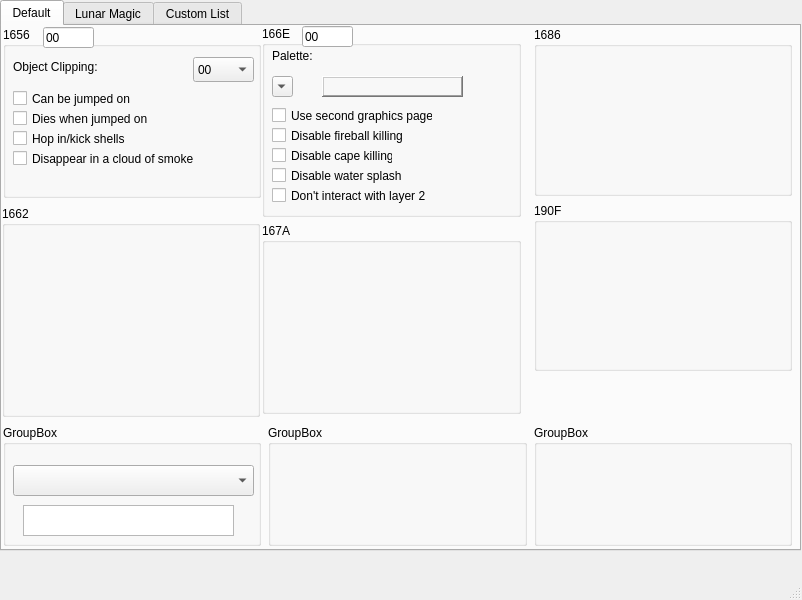
<?xml version="1.0" encoding="UTF-8"?>
<ui version="4.0">
 <class>CFGEditor</class>
 <widget class="QMainWindow" name="CFGEditor">
  <property name="geometry">
   <rect>
    <x>0</x>
    <y>0</y>
    <width>802</width>
    <height>600</height>
   </rect>
  </property>
  <property name="windowTitle">
   <string>CFGEditor</string>
  </property>
  <widget class="QWidget" name="centralwidget">
   <widget class="QTabWidget" name="tabChoice">
    <property name="geometry">
     <rect>
      <x>0</x>
      <y>0</y>
      <width>801</width>
      <height>551</height>
     </rect>
    </property>
    <property name="currentIndex">
     <number>0</number>
    </property>
    <widget class="QWidget" name="Default">
     <attribute name="title">
      <string>Default</string>
     </attribute>
     <widget class="QGroupBox" name="groupBox1686">
      <property name="geometry">
       <rect>
        <x>532</x>
        <y>1</y>
        <width>258</width>
        <height>169</height>
       </rect>
      </property>
      <property name="title">
       <string>1686</string>
      </property>
     </widget>
     <widget class="QGroupBox" name="groupBox_9">
      <property name="geometry">
       <rect>
        <x>532</x>
        <y>399</y>
        <width>258</width>
        <height>121</height>
       </rect>
      </property>
      <property name="title">
       <string>GroupBox</string>
      </property>
     </widget>
     <widget class="QGroupBox" name="groupBox166E">
      <property name="geometry">
       <rect>
        <x>260</x>
        <y>0</y>
        <width>259</width>
        <height>191</height>
       </rect>
      </property>
      <property name="title">
       <string>166E</string>
      </property>
      <widget class="QLineEdit" name="lineEdit166E">
       <property name="geometry">
        <rect>
         <x>40</x>
         <y>0</y>
         <width>51</width>
         <height>21</height>
        </rect>
       </property>
       <property name="text">
        <string>00</string>
       </property>
      </widget>
      <widget class="QCheckBox" name="checkBox166esecondpage">
       <property name="geometry">
        <rect>
         <x>10</x>
         <y>80</y>
         <width>161</width>
         <height>19</height>
        </rect>
       </property>
       <property name="text">
        <string>Use second graphics page</string>
       </property>
      </widget>
      <widget class="QCheckBox" name="checkBox166efireball">
       <property name="geometry">
        <rect>
         <x>10</x>
         <y>100</y>
         <width>131</width>
         <height>19</height>
        </rect>
       </property>
       <property name="text">
        <string>Disable fireball killing</string>
       </property>
      </widget>
      <widget class="QCheckBox" name="checkBox166ecape">
       <property name="geometry">
        <rect>
         <x>10</x>
         <y>120</y>
         <width>121</width>
         <height>19</height>
        </rect>
       </property>
       <property name="text">
        <string>Disable cape killing</string>
       </property>
      </widget>
      <widget class="QCheckBox" name="checkBox166esplash">
       <property name="geometry">
        <rect>
         <x>10</x>
         <y>140</y>
         <width>131</width>
         <height>19</height>
        </rect>
       </property>
       <property name="text">
        <string>Disable water splash</string>
       </property>
      </widget>
      <widget class="QCheckBox" name="checkBox166elay2">
       <property name="geometry">
        <rect>
         <x>10</x>
         <y>160</y>
         <width>161</width>
         <height>19</height>
        </rect>
       </property>
       <property name="text">
        <string>Don't interact with layer 2</string>
       </property>
      </widget>
      <widget class="QLabel" name="objClipLabel_2">
       <property name="geometry">
        <rect>
         <x>10</x>
         <y>20</y>
         <width>51</width>
         <height>21</height>
        </rect>
       </property>
       <property name="text">
        <string>&lt;html&gt;&lt;head/&gt;&lt;body&gt;&lt;p&gt;Palette:&lt;/p&gt;&lt;/body&gt;&lt;/html&gt;</string>
       </property>
      </widget>
      <widget class="QComboBox" name="paletteComboBox">
       <property name="geometry">
        <rect>
         <x>10</x>
         <y>50</y>
         <width>21</width>
         <height>21</height>
        </rect>
       </property>
       <property name="iconSize">
        <size>
         <width>16</width>
         <height>16</height>
        </size>
       </property>
       <property name="frame">
        <bool>true</bool>
       </property>
       <item>
        <property name="text">
         <string>8</string>
        </property>
       </item>
       <item>
        <property name="text">
         <string>9</string>
        </property>
       </item>
       <item>
        <property name="text">
         <string>A</string>
        </property>
       </item>
       <item>
        <property name="text">
         <string>B</string>
        </property>
       </item>
       <item>
        <property name="text">
         <string>C</string>
        </property>
       </item>
       <item>
        <property name="text">
         <string>D</string>
        </property>
       </item>
       <item>
        <property name="text">
         <string>E</string>
        </property>
       </item>
       <item>
        <property name="text">
         <string>F</string>
        </property>
       </item>
      </widget>
      <widget class="QLabel" name="label">
       <property name="geometry">
        <rect>
         <x>60</x>
         <y>50</y>
         <width>141</width>
         <height>21</height>
        </rect>
       </property>
       <property name="minimumSize">
        <size>
         <width>111</width>
         <height>16</height>
        </size>
       </property>
       <property name="frameShape">
        <enum>QFrame::WinPanel</enum>
       </property>
       <property name="frameShadow">
        <enum>QFrame::Raised</enum>
       </property>
       <property name="lineWidth">
        <number>1</number>
       </property>
       <property name="midLineWidth">
        <number>0</number>
       </property>
       <property name="alignment">
        <set>Qt::AlignCenter</set>
       </property>
       <property name="indent">
        <number>0</number>
       </property>
      </widget>
     </widget>
     <widget class="QGroupBox" name="groupBox190f">
      <property name="geometry">
       <rect>
        <x>532</x>
        <y>177</y>
        <width>258</width>
        <height>168</height>
       </rect>
      </property>
      <property name="title">
       <string>190F</string>
      </property>
     </widget>
     <widget class="QGroupBox" name="groupBox_8">
      <property name="geometry">
       <rect>
        <x>266</x>
        <y>399</y>
        <width>259</width>
        <height>121</height>
       </rect>
      </property>
      <property name="title">
       <string>GroupBox</string>
      </property>
     </widget>
     <widget class="QGroupBox" name="groupBox1656">
      <property name="geometry">
       <rect>
        <x>1</x>
        <y>1</y>
        <width>258</width>
        <height>171</height>
       </rect>
      </property>
      <property name="minimumSize">
       <size>
        <width>0</width>
        <height>169</height>
       </size>
      </property>
      <property name="title">
       <string>1656</string>
      </property>
      <widget class="QLabel" name="objClipLabel">
       <property name="geometry">
        <rect>
         <x>10</x>
         <y>30</y>
         <width>101</width>
         <height>20</height>
        </rect>
       </property>
       <property name="text">
        <string>&lt;html&gt;&lt;head/&gt;&lt;body&gt;&lt;p&gt;Object Clipping:&lt;/p&gt;&lt;/body&gt;&lt;/html&gt;</string>
       </property>
      </widget>
      <widget class="QComboBox" name="objClipCmbBox">
       <property name="geometry">
        <rect>
         <x>190</x>
         <y>30</y>
         <width>61</width>
         <height>25</height>
        </rect>
       </property>
       <item>
        <property name="text">
         <string>00</string>
        </property>
       </item>
       <item>
        <property name="text">
         <string>01</string>
        </property>
       </item>
       <item>
        <property name="text">
         <string>02</string>
        </property>
       </item>
       <item>
        <property name="text">
         <string>03</string>
        </property>
       </item>
       <item>
        <property name="text">
         <string>04</string>
        </property>
       </item>
       <item>
        <property name="text">
         <string>05</string>
        </property>
       </item>
       <item>
        <property name="text">
         <string>06</string>
        </property>
       </item>
       <item>
        <property name="text">
         <string>07</string>
        </property>
       </item>
       <item>
        <property name="text">
         <string>08</string>
        </property>
       </item>
       <item>
        <property name="text">
         <string>09</string>
        </property>
       </item>
       <item>
        <property name="text">
         <string>0A</string>
        </property>
       </item>
       <item>
        <property name="text">
         <string>0B</string>
        </property>
       </item>
       <item>
        <property name="text">
         <string>0C</string>
        </property>
       </item>
       <item>
        <property name="text">
         <string>0D</string>
        </property>
       </item>
       <item>
        <property name="text">
         <string>0E</string>
        </property>
       </item>
       <item>
        <property name="text">
         <string>0F</string>
        </property>
       </item>
      </widget>
      <widget class="QCheckBox" name="checkBox1656JumpedOn">
       <property name="geometry">
        <rect>
         <x>10</x>
         <y>60</y>
         <width>151</width>
         <height>23</height>
        </rect>
       </property>
       <property name="text">
        <string>Can be jumped on</string>
       </property>
      </widget>
      <widget class="QCheckBox" name="checkBox1656DiesJumped">
       <property name="geometry">
        <rect>
         <x>10</x>
         <y>80</y>
         <width>171</width>
         <height>23</height>
        </rect>
       </property>
       <property name="text">
        <string>Dies when jumped on</string>
       </property>
      </widget>
      <widget class="QCheckBox" name="checkBox1656Hopin">
       <property name="geometry">
        <rect>
         <x>10</x>
         <y>100</y>
         <width>131</width>
         <height>23</height>
        </rect>
       </property>
       <property name="text">
        <string>Hop in/kick shells</string>
       </property>
      </widget>
      <widget class="QCheckBox" name="checkBox1656Smoke">
       <property name="geometry">
        <rect>
         <x>10</x>
         <y>120</y>
         <width>211</width>
         <height>23</height>
        </rect>
       </property>
       <property name="text">
        <string>Disappear in a cloud of smoke</string>
       </property>
      </widget>
      <widget class="QLineEdit" name="lineEdit1656">
       <property name="geometry">
        <rect>
         <x>40</x>
         <y>0</y>
         <width>51</width>
         <height>21</height>
        </rect>
       </property>
       <property name="text">
        <string>00</string>
       </property>
      </widget>
     </widget>
     <widget class="QGroupBox" name="groupBox_7">
      <property name="geometry">
       <rect>
        <x>1</x>
        <y>399</y>
        <width>258</width>
        <height>121</height>
       </rect>
      </property>
      <property name="title">
       <string>GroupBox</string>
      </property>
      <widget class="QComboBox" name="comboBox">
       <property name="geometry">
        <rect>
         <x>10</x>
         <y>40</y>
         <width>241</width>
         <height>31</height>
        </rect>
       </property>
      </widget>
      <widget class="QPlainTextEdit" name="plainTextEdit">
       <property name="geometry">
        <rect>
         <x>20</x>
         <y>80</y>
         <width>211</width>
         <height>31</height>
        </rect>
       </property>
      </widget>
     </widget>
     <widget class="QGroupBox" name="groupBox167a">
      <property name="geometry">
       <rect>
        <x>260</x>
        <y>197</y>
        <width>259</width>
        <height>191</height>
       </rect>
      </property>
      <property name="title">
       <string>167A</string>
      </property>
     </widget>
     <widget class="QGroupBox" name="groupBox1662">
      <property name="geometry">
       <rect>
        <x>0</x>
        <y>180</y>
        <width>258</width>
        <height>211</height>
       </rect>
      </property>
      <property name="title">
       <string>1662</string>
      </property>
     </widget>
    </widget>
    <widget class="QWidget" name="LunarMagic">
     <attribute name="title">
      <string>Lunar Magic</string>
     </attribute>
    </widget>
    <widget class="QWidget" name="customList">
     <attribute name="title">
      <string>Custom List</string>
     </attribute>
    </widget>
   </widget>
  </widget>
  <widget class="QMenuBar" name="menubar">
   <property name="geometry">
    <rect>
     <x>0</x>
     <y>0</y>
     <width>802</width>
     <height>25</height>
    </rect>
   </property>
   <property name="defaultUp">
    <bool>false</bool>
   </property>
   <property name="nativeMenuBar">
    <bool>true</bool>
   </property>
  </widget>
  <widget class="QStatusBar" name="statusbar"/>
 </widget>
 <resources/>
 <connections/>
</ui>
